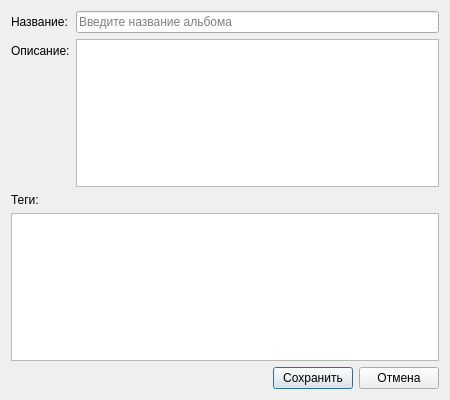
<?xml version="1.0" encoding="UTF-8"?>
<ui version="4.0">
 <class>AlbumDialog</class>
 <widget class="QDialog" name="AlbumDialog">
  <property name="geometry">
   <rect>
    <x>0</x>
    <y>0</y>
    <width>450</width>
    <height>400</height>
   </rect>
  </property>
  <property name="windowTitle">
   <string>Альбом</string>
  </property>
  <layout class="QVBoxLayout" name="verticalLayout">
   <item>
    <layout class="QFormLayout" name="formLayout">
     <item row="0" column="0">
      <widget class="QLabel" name="nameLabel">
       <property name="text">
        <string>Название:</string>
       </property>
      </widget>
     </item>
     <item row="0" column="1">
      <widget class="QLineEdit" name="nameEdit">
       <property name="placeholderText">
        <string>Введите название альбома</string>
       </property>
      </widget>
     </item>
     <item row="1" column="0">
      <widget class="QLabel" name="descriptionLabel">
       <property name="text">
        <string>Описание:</string>
       </property>
      </widget>
     </item>
     <item row="1" column="1">
      <widget class="QPlainTextEdit" name="descriptionEdit">
       <property name="minimumSize">
        <size>
         <width>0</width>
         <height>100</height>
        </size>
       </property>
      </widget>
     </item>
    </layout>
   </item>
   <item>
    <widget class="QLabel" name="tagsLabel">
     <property name="text">
      <string>Теги:</string>
     </property>
    </widget>
   </item>
   <item>
    <widget class="QListWidget" name="tagsListWidget">
     <property name="minimumSize">
      <size>
       <width>0</width>
       <height>120</height>
      </size>
     </property>
    </widget>
   </item>
   <item>
    <layout class="QHBoxLayout" name="buttonsLayout">
     <item>
      <spacer name="horizontalSpacer">
       <property name="orientation">
        <enum>Qt::Horizontal</enum>
       </property>
       <property name="sizeHint" stdset="0">
        <size>
         <width>40</width>
         <height>20</height>
        </size>
       </property>
      </spacer>
     </item>
     <item>
      <widget class="QPushButton" name="saveButton">
       <property name="text">
        <string>Сохранить</string>
       </property>
       <property name="default">
        <bool>true</bool>
       </property>
      </widget>
     </item>
     <item>
      <widget class="QPushButton" name="cancelButton">
       <property name="text">
        <string>Отмена</string>
       </property>
      </widget>
     </item>
    </layout>
   </item>
  </layout>
 </widget>
 <resources/>
 <connections/>
</ui>
